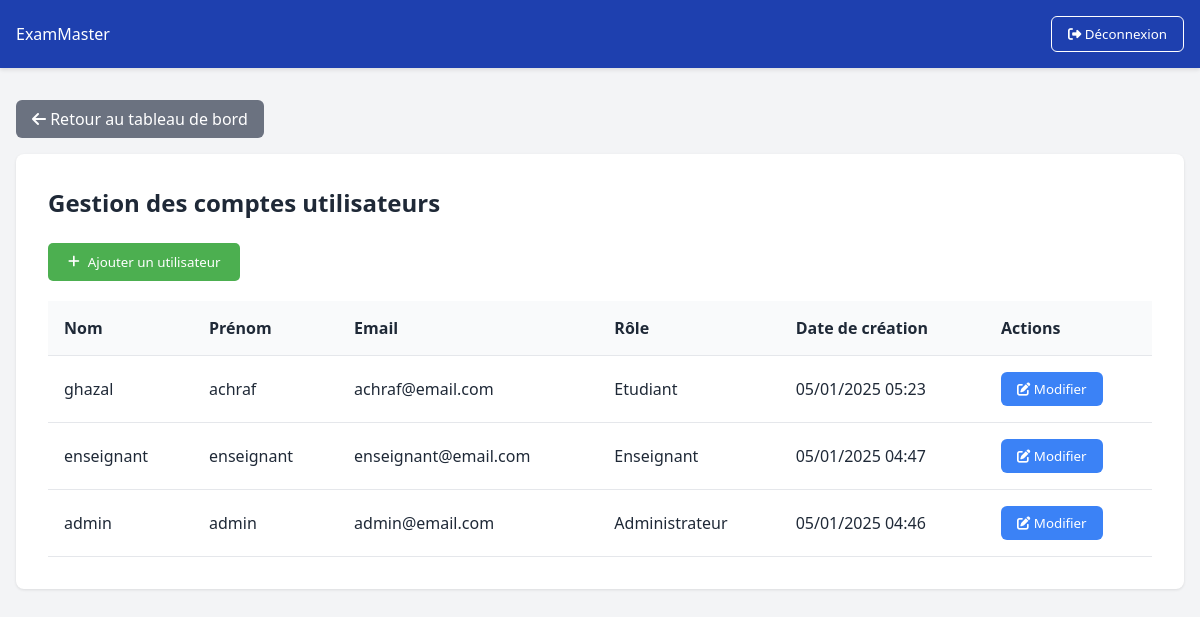
/admin/gerer_compte.php (signed in), run on an earlier commit of the app's database.
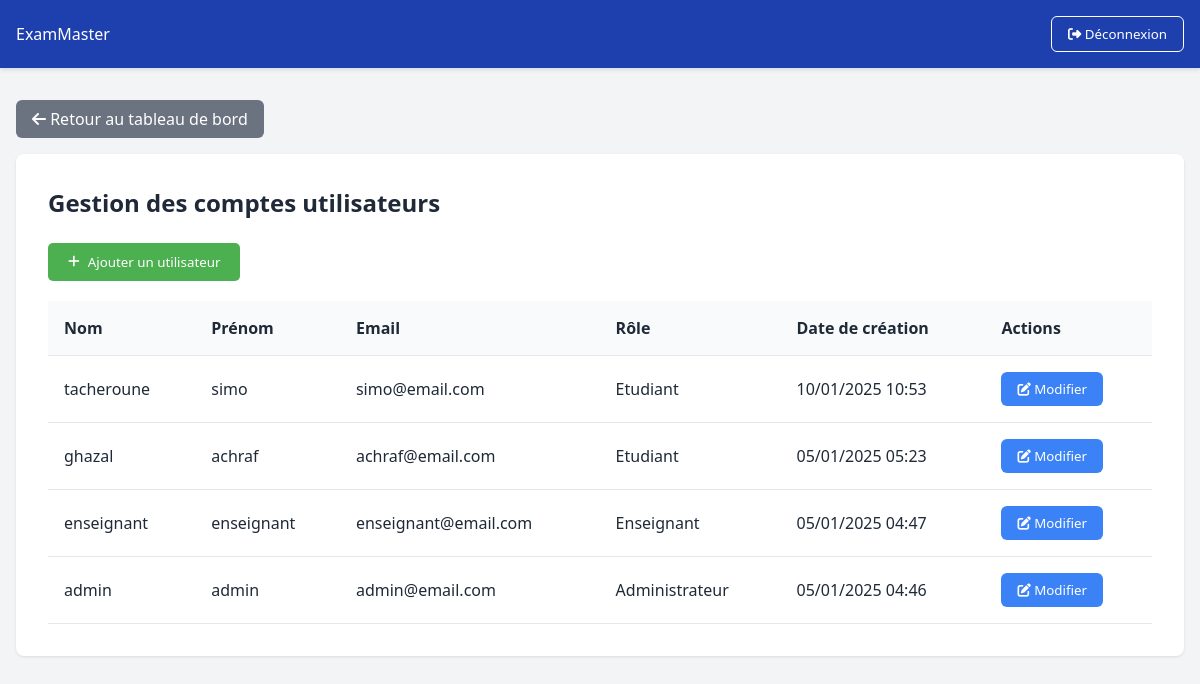
And on a later commit of the database.
### tables this page shows
CREATE TABLE `users` (
  `id` int(11) NOT NULL,
  `firstname` varchar(100) NOT NULL,
  `lastname` varchar(100) NOT NULL,
  `email` varchar(100) NOT NULL,
  `password` varchar(255) NOT NULL,
  `role` enum('Administrateur','Enseignant','Etudiant') NOT NULL,
  `created_at` timestamp NULL DEFAULT current_timestamp(),
  `updated_at` timestamp NULL DEFAULT current_timestamp() ON UPDATE current_timestamp(),
  `deleted_at` timestamp NULL DEFAULT NULL
);

### admin/gerer_compte.php (the view, shortened to what this page needs)
<?php
$conn = new mysqli("localhost", "root", "", "exammaster");
$sql = "SELECT * FROM users ORDER BY created_at DESC";
$result = $conn->query($sql);
?>
<!DOCTYPE html>
<html lang="fr">
<head>
    <link rel="stylesheet" href="https://cdnjs.cloudflare.com/ajax/libs/font-awesome/6.4.0/css/all.min.css">
    <link rel="stylesheet" href="../assets/css/Gerer_compte.css">
</head>
<body>
    <nav class="navbar">
        <div class="navbar-content">
            <div class="brand">ExamMaster</div>
            <form method="POST" action="../auth/logout.php" style="display: inline;">
                <button type="submit" name="logout" class="logout-btn">
                    <i class="fas fa-sign-out-alt"></i> Déconnexion
                </button>
            </form>
        </div>
    </nav>
    <div class="container">
        <a href="dashboard.php" class="back-btn">
            <i class="fas fa-arrow-left"></i> Retour au tableau de bord
        </a>
        <div class="card">
            <h1 class="page-title">Gestion des comptes utilisateurs</h1>
            <button class="add-user-btn" onclick="openAddModal()">
                <i class="fas fa-plus"></i> Ajouter un utilisateur
            </button>
            <table class="users-table">
                <thead>
                    <tr>
                        <th>Nom</th>
                        <th>Prénom</th>
                        <th>Email</th>
                        <th>Rôle</th>
                        <th>Date de création</th>
                        <th>Actions</th>
                    </tr>
                </thead>
                <tbody>
                    <?php while($row = $result->fetch_assoc()): ?>
                    <tr>
                        <td><?php echo htmlspecialchars($row['lastname']); ?></td>
                        <td><?php echo htmlspecialchars($row['firstname']); ?></td>
                        <td><?php echo htmlspecialchars($row['email']); ?></td>
                        <td><?php echo htmlspecialchars($row['role']); ?></td>
                        <td><?php echo date('d/m/Y H:i', strtotime($row['created_at'])); ?></td>
                        <td>
                            <button class="edit-btn" onclick="openEditModal(<?php
                                echo htmlspecialchars(json_encode($row));
                            ?>)">
                                <i class="fas fa-edit"></i> Modifier
                            </button>
                        </td>
                    </tr>
                    <?php endwhile; ?>
                </tbody>
            </table>
        </div>
    </div>
</body>
</html>

What changed in the data, as far as the page shows it:
added users: lastname "tacheroune", firstname "simo", email "simo@email.com", role "Etudiant", created_at "10/01/2025 10:53"
